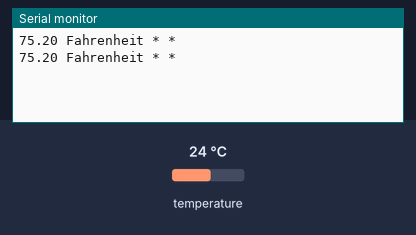
Recording of a sketch running on a simulated Arduino Uno, built with avr-gcc and run on an emulated ATmega328P. On the bench: the last lines printed to the serial monitor. Inputs (shaded band) come from the test bench; at power-on: temperature 24 °C.

Above: at 3.1 s.
3.2 s: temperature set to 28 °C
At 4.6 s:
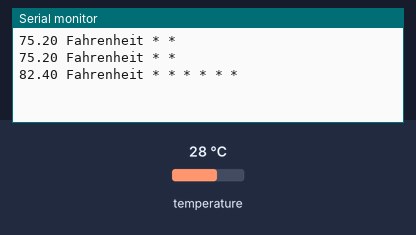
6.3 s: temperature set to 12 °C
At 6.3 s:
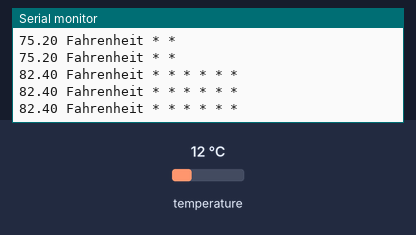

The sketch:

DS18x20_Temperature_Bluetooth_works.ino
```cpp
#include <OneWire.h>

// OneWire DS18S20, DS18B20, DS1822 Temperature Example
//
// http://www.pjrc.com/teensy/td_libs_OneWire.html
//
// The DallasTemperature library can do all this work for you!
// http://milesburton.com/Dallas_Temperature_Control_Library

OneWire  ds(5);  // on pin 10 (a 4.7K resistor is necessary)

void setup(void) {
  Serial.begin(115200);
  //Serial.begin(9600);

  // NEED TO CHANGE the band rate 115200 when connect to blue tooth
  // Need to connect to blue tooth port to see the data

  // set the terminal connection to 115200
  // set port to TTY-RNBT-21A7...
}

void loop(void) {
  byte i;
  byte present = 0;
  byte type_s;
  byte data[12];
  byte addr[8];
  float celsius, fahrenheit;

  if ( !ds.search(addr)) {
    /**
    Serial.println("No more addresses.");
    **/
    //Serial.println(".. ");

    Serial.println();
    ds.reset_search();
    delay(250);
    return;
  }

  /**
  Serial.print("ROM =");
  for( i = 0; i < 8; i++) {
    Serial.write(' ');
    Serial.print(addr[i], HEX);
  }
  **/

  if (OneWire::crc8(addr, 7) != addr[7]) {
      Serial.println("CRC is not valid!");
      return;
  }
  /**
  Serial.println();
 **/
  // the first ROM byte indicates which chip
  switch (addr[0]) {
    case 0x10:
      Serial.println("  Chip = DS18S20");  // or old DS1820
      type_s = 1;
      break;
    case 0x28:
    /**
      Serial.println("  Chip = DS18B20");
    **/

      type_s = 0;
      break;
    case 0x22:
      Serial.println("  Chip = DS1822");
      type_s = 0;
      break;
    default:
      Serial.println("Device is not a DS18x20 family device.");
      return;
  }

  ds.reset();
  ds.select(addr);
  ds.write(0x44, 1);        // start conversion, with parasite power on at the end

  delay(1000);     // maybe 750ms is enough, maybe not
  // we might do a ds.depower() here, but the reset will take care of it.

  present = ds.reset();
  ds.select(addr);
  ds.write(0xBE);         // Read Scratchpad

/**
  Serial.print("  Data = ");
  Serial.print(present, HEX);
  Serial.print(" ");
**/

  for ( i = 0; i < 9; i++) {           // we need 9 bytes
    data[i] = ds.read();
    /**
    Serial.print(data[i], HEX);
    Serial.print(" ");
    **/
  }

  /**
  Serial.print(" CRC=");
  Serial.print(OneWire::crc8(data, 8), HEX);
  Serial.println();
  **/

  // Convert the data to actual temperature
  // because the result is a 16 bit signed integer, it should
  // be stored to an "int16_t" type, which is always 16 bits
  // even when compiled on a 32 bit processor.
  int16_t raw = (data[1] << 8) | data[0];
  if (type_s) {
    raw = raw << 3; // 9 bit resolution default
    if (data[7] == 0x10) {
      // "count remain" gives full 12 bit resolution
      raw = (raw & 0xFFF0) + 12 - data[6];
    }
  } else {
    byte cfg = (data[4] & 0x60);
    // at lower res, the low bits are undefined, so let's zero them
    if (cfg == 0x00) raw = raw & ~7;  // 9 bit resolution, 93.75 ms
    else if (cfg == 0x20) raw = raw & ~3; // 10 bit res, 187.5 ms
    else if (cfg == 0x40) raw = raw & ~1; // 11 bit res, 375 ms
    //// default is 12 bit resolution, 750 ms conversion time
  }
  celsius = (float)raw / 16.0;
  fahrenheit = celsius * 1.8 + 32.0;
  //Serial.print("Temperature = ");
  //Serial.print(celsius);
  //Serial.print(" Celsius, ");

  Serial.print(fahrenheit);
  Serial.print(" Fahrenheit");
  if (fahrenheit < 80) Serial.println(" * * ") ;
  else {
   if (fahrenheit > 81) Serial.println(" * * * * * *"); else Serial.println(" * * * *  ") ;
  };


}
```

Measured:
- after the input at 3.2 s, the serial monitor: prints a new line after 0.39 s (image 1)
